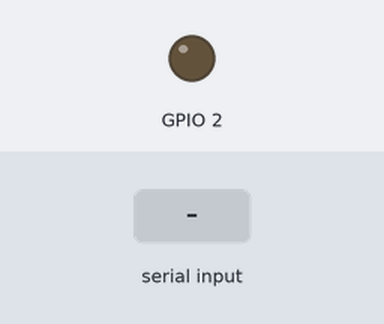
Bench run of a sketch on a simulated ESP32. Shown: output pins drawn as LEDs (lit = HIGH). Inputs (shaded band) come from the test bench. Nothing arrives over Bluetooth unless stated.

Above: at 1.2 s.
1.3 s: "1" received over the second serial link
At 1.9 s:
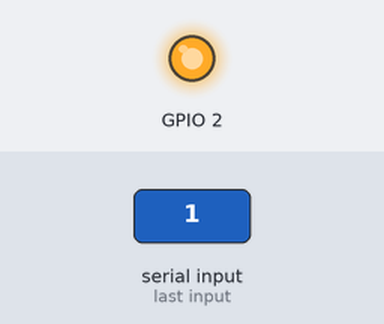
2.8 s: "0" received over the second serial link
At 3.3 s:
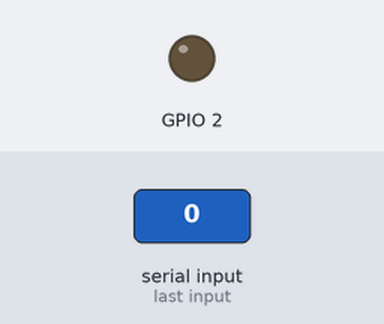
Timing chart, 0 to 5.8 s (numbered marks = the images above; inputs shaded):
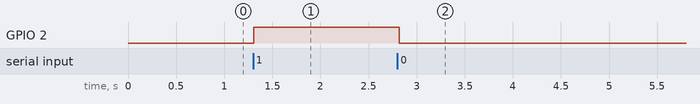

The sketch:

Code_ESP32_Blynk_Plant_Watering_V1.ino
```cpp
#include <BluetoothSerial.h>

BluetoothSerial serialBT;
char cmd;

void setup() {
  serialBT.begin("Esp32-BT");
  pinMode(2, OUTPUT);
}

void loop() {
  if (serialBT.available()) {
    cmd = serialBT.read();
    if (cmd == '1') {
      digitalWrite(2, HIGH);
    } else if (cmd == '0') {
      digitalWrite(2, LOW);
    }
  }
  delay(20);
}
```

Measured:
- after the input at 1.3 s, GPIO 2: LOW → HIGH at once
- after the input at 2.8 s, GPIO 2: HIGH → LOW at once
